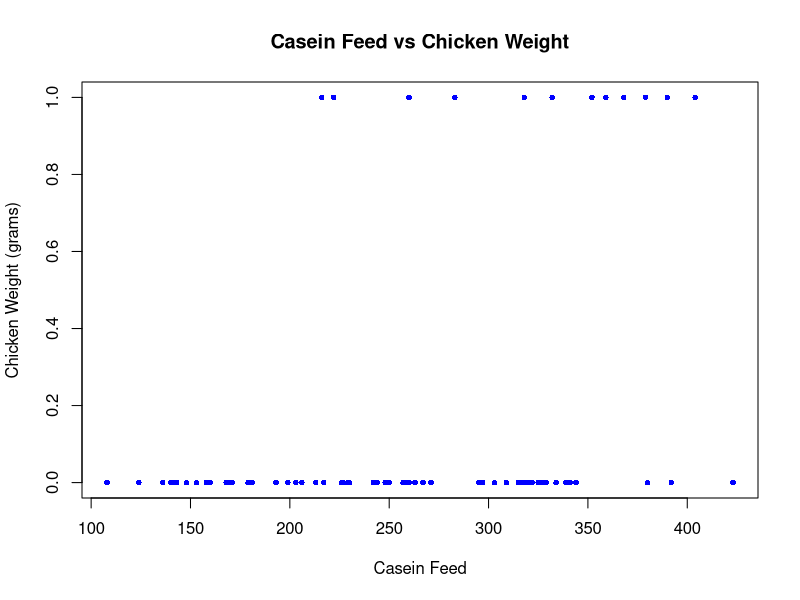
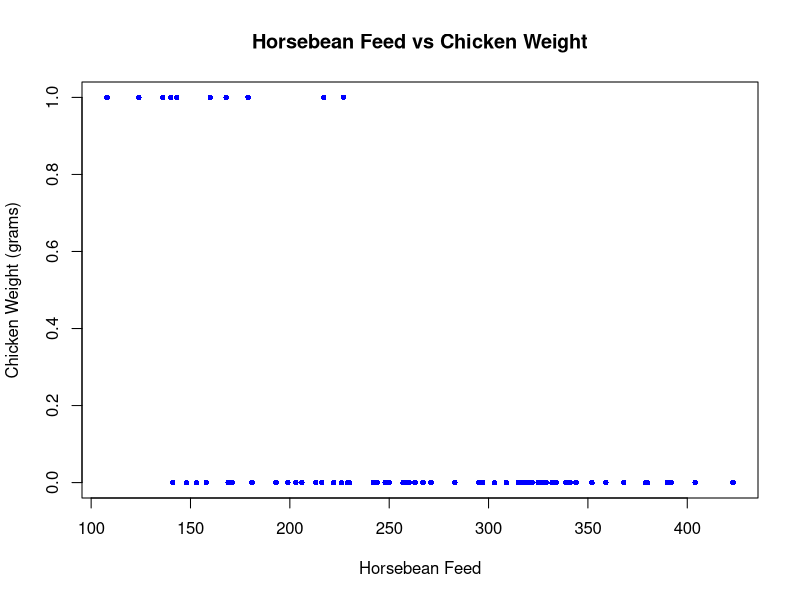
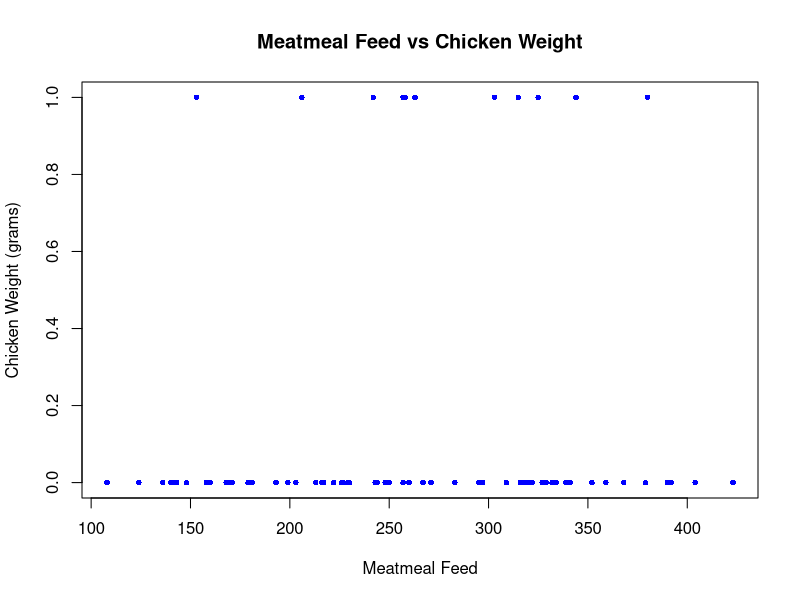
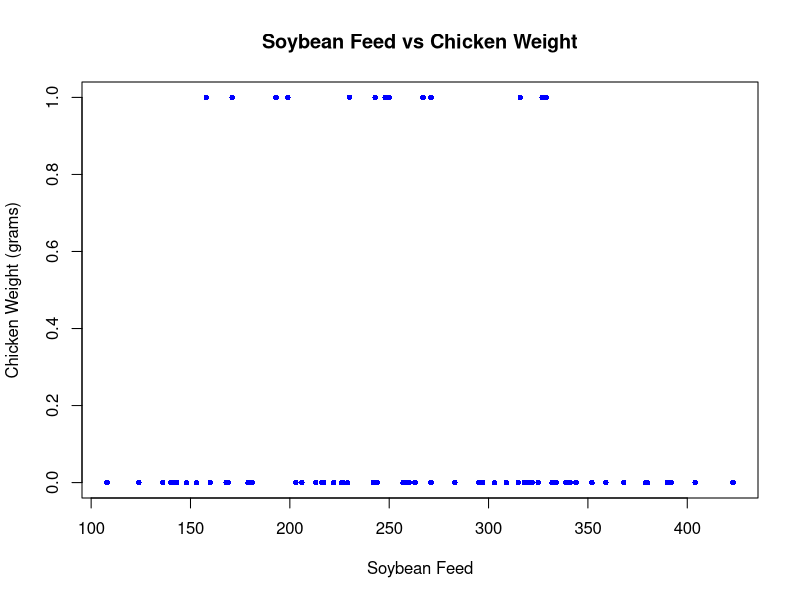
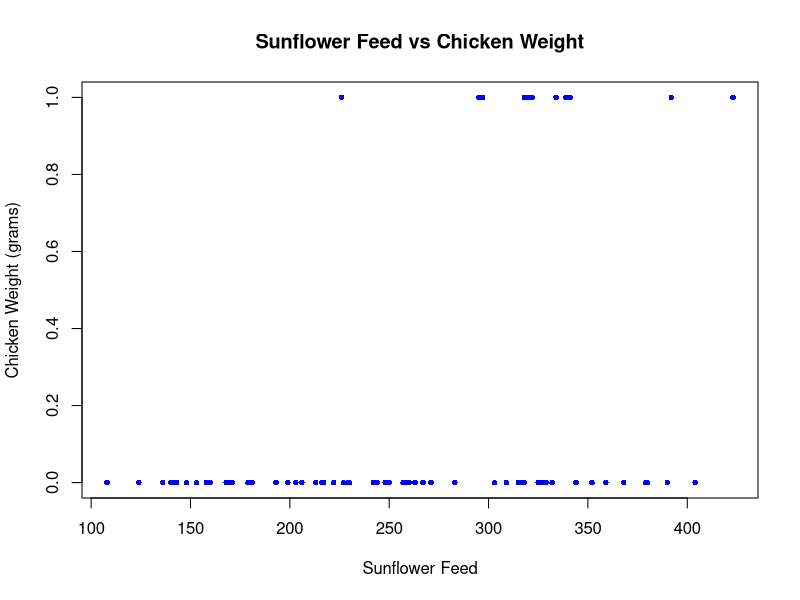
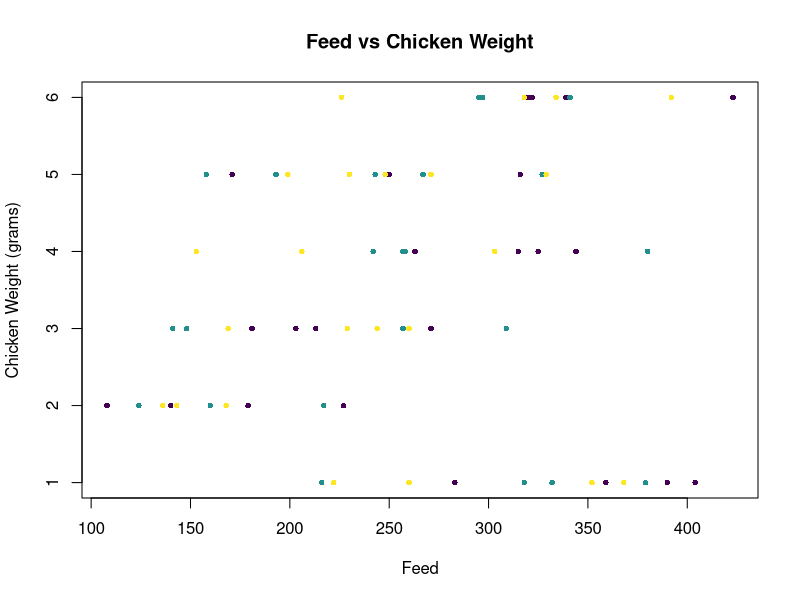
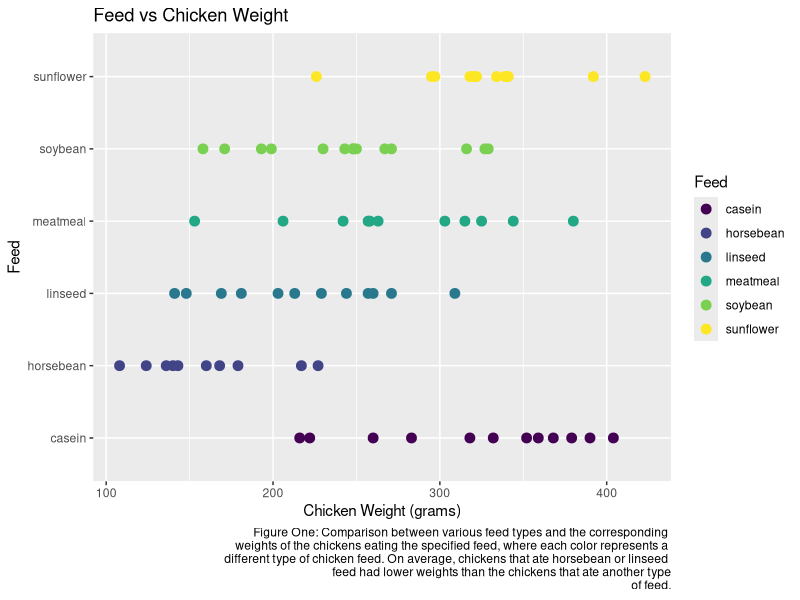
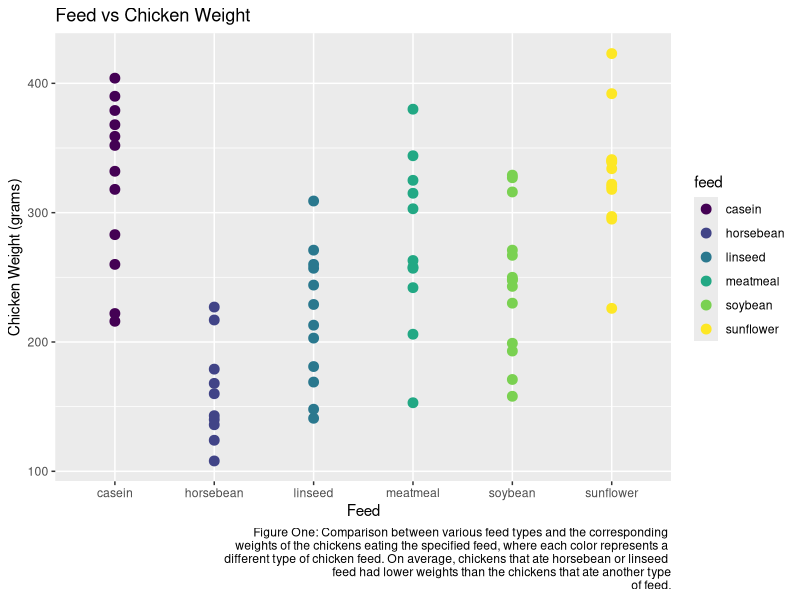

Generate these figures, in order, with R:
### SETUP ###
setwd("/Users/alyshasaad-berreta/Desktop/GitHub/Data-Analysis-Intersession-2023/code/day3_plotting")
library(datasets)
library(ggplot2)

### DATA ###
data("chickwts")
class(chickwts)
dim(chickwts)
head(chickwts)

table(chickwts$feed)

### PLOTTING ###
plot(chickwts$weight, chickwts$feed =='casein', pch = 16, cex = 0.75, col = "blue",
     xlab = "Casein Feed", ylab = "Chicken Weight (grams)",
     main = "Casein Feed vs Chicken Weight")

plot(chickwts$weight, chickwts$feed == 'horsebean', pch = 16, cex = 0.75, col = "blue",
     xlab = "Horsebean Feed", ylab = "Chicken Weight (grams)",
     main = "Horsebean Feed vs Chicken Weight")

plot(chickwts$weight, chickwts$feed == 'meatmeal', pch = 16, cex = 0.75, col = "blue",
     xlab = "Meatmeal Feed", ylab = "Chicken Weight (grams)",
     main = "Meatmeal Feed vs Chicken Weight")

plot(chickwts$weight, chickwts$feed == 'soybean', pch = 16, cex = 0.75, col = "blue",
     xlab = "Soybean Feed", ylab = "Chicken Weight (grams)",
     main = "Soybean Feed vs Chicken Weight")

plot(chickwts$weight, chickwts$feed == 'sunflower', pch = 16, cex = 0.75, col = "blue",
     xlab = "Sunflower Feed", ylab = "Chicken Weight (grams)",
     main = "Sunflower Feed vs Chicken Weight")

col.species.unique <- viridis::viridis(3)
plot(chickwts$weight, chickwts$feed, pch = 16, cex = 0.75, col = col.species.unique,
     xlab = "Feed", ylab = "Chicken Weight (grams)",
     main = "Feed vs Chicken Weight")

col.species.unique <- viridis::viridis(6)
ggplot(chickwts, aes(x = weight, y = feed, color = feed)) +
  geom_point(aes(color = feed), size = 3) +
  scale_color_manual(values = col.species.unique) +
  labs(
    x = "Chicken Weight (grams)",
    y = "Feed",
    title = "Feed vs Chicken Weight" ,
    caption = "Figure One: Comparison between various feed types and the corresponding 
    weights of the chickens eating the specified feed, where each color represents a 
    different type of chicken feed. On average, chickens that ate horsebean or linseed 
    feed had lower weights than the chickens that ate another type
    of feed." 
  ) +
  guides(color = guide_legend(title = "Feed"))

col.species.unique <- viridis::viridis(6)
ggplot(chickwts, aes(x = feed, y = weight, color = feed)) +
  geom_point(aes(color = feed), size = 3) +
  scale_color_manual(values = col.species.unique) +
  labs(
    x = "Feed",
    y = "Chicken Weight (grams)",
    title = "Feed vs Chicken Weight",
    caption = "Figure One: Comparison between various feed types and the corresponding 
    weights of the chickens eating the specified feed, where each color represents a 
    different type of chicken feed. On average, chickens that ate horsebean or linseed 
    feed had lower weights than the chickens that ate another type
    of feed."
  )
guides(color = guide_legend(title = "Feed"))
